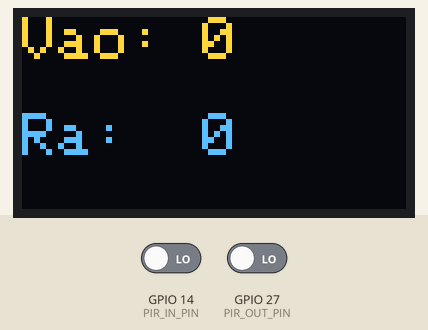
A program run on a simulated ESP32. On the bench: 128×64 one-colour display. The inputs (shaded band) are chosen by the test bench; at power-on: GPIO 14 (PIR_IN_PIN) LOW, GPIO 27 (PIR_OUT_PIN) LOW. The OLED is the two-colour kind (top 16 rows yellow); what the program prints to the serial monitor is not drawn.

Above: at 2.2 s.
2.3 s: GPIO 14 (PIR_IN_PIN) driven HIGH
5.3 s: GPIO 27 (PIR_OUT_PIN) driven HIGH
Timing chart, 0 to 8.3 s (numbered marks = the images above; inputs shaded):
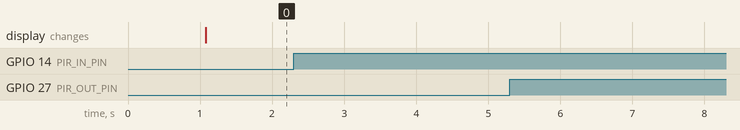

The program:

main.cpp
```cpp
#include <Wire.h>
#include <Adafruit_GFX.h>
#include <Adafruit_SSD1306.h>

// OLED
#define SCREEN_WIDTH 128
#define SCREEN_HEIGHT 64
#define OLED_SDA 23
#define OLED_SCL 22
#define OLED_ADDR 0x3C

// PIR
#define PIR_IN_PIN 14
#define PIR_OUT_PIN 27

// Trạng thái cảm biến
enum SensorState {
  NONE,
  PIR1_FIRST,
  PIR2_FIRST
};

// OLED và Wire
TwoWire I2CBus = TwoWire(0);
Adafruit_SSD1306 display(SCREEN_WIDTH, SCREEN_HEIGHT, &I2CBus, -1);

// Biến đếm
int countIn = 0;
int countOut = 0;

// Logic phát hiện chuyển động
SensorState lastTriggered = NONE;
unsigned long triggerTime = 0;
const unsigned long MAX_DURATION = 2000;  // 2 giây timeout

// Phát hiện cạnh lên
bool lastPirIn = LOW;
bool lastPirOut = LOW;

void updateDisplay() {
  display.clearDisplay();
  display.setTextSize(2);
  display.setTextColor(SSD1306_WHITE);
  display.setCursor(0, 0);
  display.print("Vao: ");
  display.println(countIn);
  display.setCursor(0, 32);
  display.print("Ra:  ");
  display.println(countOut);
  display.display();
}

void setup() {
  Serial.begin(115200);

  // Khởi tạo OLED
  I2CBus.begin(OLED_SDA, OLED_SCL);
  if (!display.begin(SSD1306_SWITCHCAPVCC, OLED_ADDR)) {
    Serial.println("Khong tim thay OLED!");
    while (true);
  }

  display.clearDisplay();
  display.setTextSize(1);
  display.setCursor(0, 0);
  display.println("Khoi dong he thong...");
  display.display();
  delay(1000);

  pinMode(PIR_IN_PIN, INPUT);
  pinMode(PIR_OUT_PIN, INPUT);

  updateDisplay();
}

void loop() {
  bool pirInNow = digitalRead(PIR_IN_PIN);
  bool pirOutNow = digitalRead(PIR_OUT_PIN);
  unsigned long currentTime = millis();

  // Phát hiện cạnh lên
  bool pirInRising = (pirInNow == HIGH && lastPirIn == LOW);
  bool pirOutRising = (pirOutNow == HIGH && lastPirOut == LOW);

  switch (lastTriggered) {
    case NONE:
      if (pirInRising) {
        lastTriggered = PIR1_FIRST;
        triggerTime = currentTime;
        Serial.println("Phat hien nguoi o PIR1");
      } else if (pirOutRising) {
        lastTriggered = PIR2_FIRST;
        triggerTime = currentTime;
        Serial.println("Phat hien nguoi o PIR2");
      }
      break;

    case PIR1_FIRST:
      if (pirOutRising) {
        if (currentTime - triggerTime <= MAX_DURATION) {
          countIn++;
          Serial.println("Xac nhan nguoi vao!");
          updateDisplay();
        } else {
          Serial.println("Het thoi gian cho PIR2");
        }
        lastTriggered = NONE;
      } else if (currentTime - triggerTime > MAX_DURATION) {
        Serial.println("Khong xac nhan nguoi vao (timeout)");
        lastTriggered = NONE;
      }
      break;

    case PIR2_FIRST:
      if (pirInRising) {
        if (currentTime - triggerTime <= MAX_DURATION) {
          countOut++;
          Serial.println("Xac nhan nguoi ra!");
          updateDisplay();
        } else {
          Serial.println("Het thoi gian cho PIR1");
        }
        lastTriggered = NONE;
      } else if (currentTime - triggerTime > MAX_DURATION) {
        Serial.println("Khong xac nhan nguoi ra (timeout)");
        lastTriggered = NONE;
      }
      break;
  }

  // Reset phát hiện cạnh nếu cảm biến đã về LOW
  if (pirInNow == LOW) {
    lastPirIn = LOW;
  } else if (pirInNow == HIGH && lastPirIn == LOW) {
    lastPirIn = HIGH;
  }

  if (pirOutNow == LOW) {
    lastPirOut = LOW;
  } else if (pirOutNow == HIGH && lastPirOut == LOW) {
    lastPirOut = HIGH;
  }

  delay(50);  // Giảm nhiễu
}
```

Measured:
- after the input at 2.3 s, every drawn part: stays the same
- after the input at 5.3 s, every drawn part: stays the same
